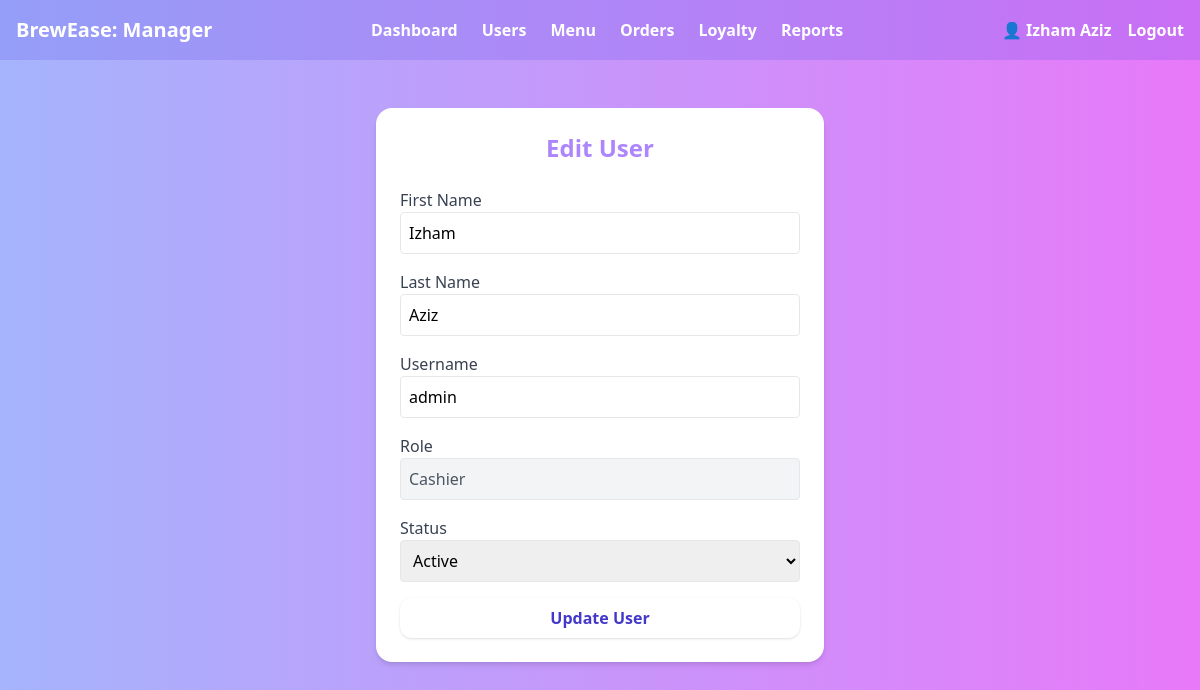
The page /admin/edit_user.php?id=1 on the database its author committed.
### tables this page shows
CREATE TABLE `users` (
  `id` int(11) NOT NULL,
  `firstname` varchar(250) NOT NULL,
  `lastname` varchar(250) NOT NULL,
  `username` text NOT NULL,
  `password` text NOT NULL,
  `avatar` text DEFAULT NULL,
  `last_login` datetime DEFAULT NULL,
  `type` tinyint(1) NOT NULL DEFAULT 0,
  `date_added` datetime NOT NULL DEFAULT current_timestamp(),
  `date_updated` datetime DEFAULT current_timestamp() ON UPDATE current_timestamp(),
  `status` varchar(20) DEFAULT 'active'
);

### admin/edit_user.php (the view, shortened to what this page needs)
<?php
$db = new DBConnection();
$conn = $db->getConnection();
$id = $_GET['id'] ?? null;
$stmt = $conn->prepare("SELECT id, firstname, lastname, username, status FROM users WHERE id = ?");
$stmt->bind_param("i", $id);
$stmt->execute();
$result = $stmt->get_result();
$user = $result->fetch_assoc();
?>
<!DOCTYPE html>
<html lang="en">
<head>
  <script src="https://cdn.tailwindcss.com"></script>
</head>
<body class="bg-gradient-to-r from-indigo-300 to-fuchsia-400">
  <?php include 'navbar.php'; ?>
  <main class="pt-6">
  <div class="max-w-7xl mx-auto p-6">
    <div class="max-w-md mx-auto bg-white p-6 rounded-2xl shadow-md">
    <h1 class="text-2xl font-bold mb-6 text-[#AD85FD] text-center">Edit User</h1>
    <form method="POST" class="space-y-4">
      <div>
        <label class="block text-gray-700">First Name</label>
        <input type="text" name="firstname" value="<?= htmlspecialchars($user['firstname']) ?>" required class="w-full p-2 border rounded" />
      </div>
      <div>
        <label class="block text-gray-700">Last Name</label>
        <input type="text" name="lastname" value="<?= htmlspecialchars($user['lastname']) ?>" required class="w-full p-2 border rounded" />
      </div>
      <div>
        <label class="block text-gray-700">Username</label>
        <input type="text" name="username" value="<?= htmlspecialchars($user['username']) ?>" required class="w-full p-2 border rounded" />
      </div>
      <div>
        <label class="block text-gray-700">Role</label>
        <input type="text" value="<?= $user['username'] === 'manager' ? 'Manager' : 'Cashier' ?>" readonly class="w-full bg-gray-100 text-gray-600 p-2 border rounded" />
      </div>
      <div>
        <label class="block text-gray-700">Status</label>
        <select name="status" class="w-full p-2 border rounded" required>
        <option value="1" <?= $user['status'] == 1 ? 'selected' : '' ?>>Active</option>
        <option value="0" <?= $user['status'] == 0 ? 'selected' : '' ?>>Inactive</option></select>
      </div>
      <button type="submit" class="bg-white text-indigo-700 hover:bg-[#AD85FD] hover:text-white px-4 py-2 rounded-xl font-semibold shadow transition-colors duration-300 w-full">
        Update User</button>
    </form>
  </div>
</body>
</html>

### rows shown on the page
users: firstname "Izham", lastname "Aziz", username "admin", username "Cashier", status "Active"
